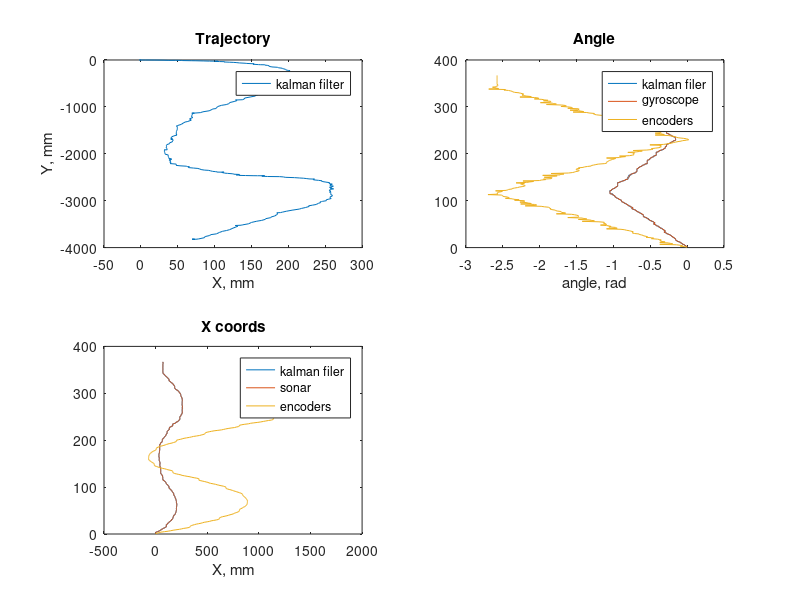

MATLAB code to generate this figure:
%%
% Kalman filter.
% 
%% Car params
dist_btw_wheels = 97;

%% Read from files
f_gyro = fopen('gyro.txt','r');
f_motor_r = fopen('motor_left.txt','r');
f_motor_l = fopen('motor_right.txt','r');
f_sonar = fopen('sonar.txt','r');

gyro_data = fscanf(f_gyro,'%f');
motor_l_data = fscanf(f_motor_l,'%f');
motor_r_data = fscanf(f_motor_r,'%f');
sonar_data = fscanf(f_sonar,'%f');
fclose('all');
% Dist finder assumption

sonar_data = sonar_data - sonar_data(1);
%transform in mm
sonar_data = sonar_data * (-10);

%transform to rad
gyro_data = deg2rad(gyro_data);
%% Algorithm params
%Process
motor_l_var = 20;
motor_r_var = 20;
enc_theta_var = 20;
%Measurement
gyro_var = 1;
sonar_var = 1;

%% Initial data

X_KF = zeros(3,(length(gyro_data)));

P_previous = eye(3);
%for plots
X_model = zeros(3,(length(gyro_data)));
thetas = zeros((length(gyro_data)),1);
coord_x = zeros((length(gyro_data)),1);
sonar_x = zeros((length(gyro_data)),1);

%% Implementation
for i = 2:length(gyro_data)
    %Prediction
    delta_motor_l = motor_l_data(i) - motor_l_data(i-1);
    delta_motor_r = motor_r_data(i) - motor_r_data(i-1);
    mean_motor = (delta_motor_r + delta_motor_l)/2;
    theta_rad = (delta_motor_r - delta_motor_l) / dist_btw_wheels;
%     For plots
    thetas(i) = X_model(3,i-1) + theta_rad;
    coord_x(i) = X_model(1,i-1) + mean_motor * cos(X_model(3,i-1) + theta_rad/2);
    sonar_x(i) = sonar_data(i)*cos(gyro_data(i));
    
%     
    A = [1 0 0; 0 1 0; 0 0 1];
    Q = [motor_r_var^2 0 0;0 motor_l_var^2 0; 0 0 enc_theta_var];
    X_prediction = A * X_KF(:,i-1) + [mean_motor * cos(X_KF(3,i-1) + theta_rad/2); mean_motor * sin(X_KF(3,i-1) + theta_rad/2); theta_rad];
    P_prediction = A * P_previous * A' + Q;
    
    X_model(:,i) = A * X_model(:,i-1) + [mean_motor * cos(X_model(3,i-1) + theta_rad/2); mean_motor * sin(X_model(3,i-1) + theta_rad/2); theta_rad];

    
    %Update
    C = [1 0 0;0 0 1];
    R = [sonar_var^2 0 ;0 gyro_var ^2];
    K = P_prediction * C' / (C * P_prediction * C' + R);
    X_KF(:,i) =  X_prediction + K *([sonar_data(i)*cos(gyro_data(i));gyro_data(i)] - C * X_prediction);
    P_cur = (eye(3) - K*C)*P_prediction;
    
    %Change vals
    P_previous = P_cur;
end

%% Plot
time = 1:(length(gyro_data));

figure
% Trajectory
subplot(2,2,1)
plot(X_KF(1,:),X_KF(2,:))
title('Trajectory')
xlabel('X, mm')
ylabel('Y, mm')
legend('kalman filter')

% Angle
subplot(2,2,2)
plot(X_KF(3,:),time,gyro_data, time,thetas', time)
title('Angle')
xlabel('angle, rad')
legend('kalman filer','gyroscope','encoders')


% X coords
subplot(2,2,3)
plot(X_KF(1,:),time,sonar_x, time, coord_x', time)
title('X coords')
xlabel('X, mm')
legend('kalman filer','sonar','encoders')